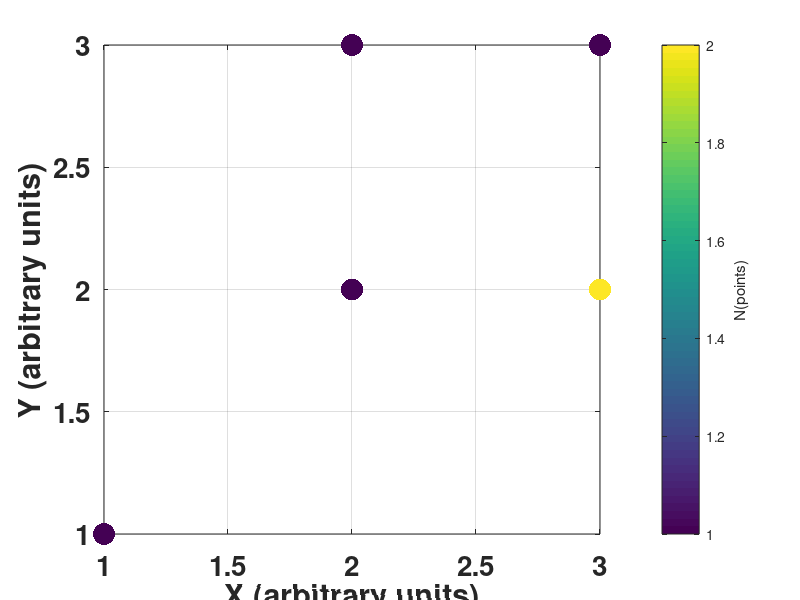

Recreate this plot in MATLAB. (Note: this script raises an error after producing the figure.)
%% Do some synthetic inversions to solve least-squares under different conditions
clear; close all; clc;

Synthetic_x = [1 2 2 3 3 3];
Synthetic_y = [1 2 3 3 2 2];
% the last three data points are the ones that are outliers.
% Also, the last two data points are duplicates. 

% Make G Matrix. 
for ijk = 1:length(Synthetic_x)
    currx=Synthetic_x(ijk);
G(ijk,:) = [currx 1];
end

%% Now, run the inversion with different covariance matrices!
Cd = zeros([length(Synthetic_y) length(Synthetic_y)]);

% Case with only diagonal weighting
Cd_diagonal_allequalweight = Cd+eye(size(Cd));
We=inv(Cd_diagonal_allequalweight);
m_diagonal_allequalweight = inv(G'*We*G)*G'*We*Synthetic_y';
dpred_diagonal_allequalweight = G*m_diagonal_allequalweight;


% Case with only diagonal weighting, but alternate terms weighted less
Cd_diagonal_unequalweight = Cd+eye(size(Cd));
Cd_diagonal_unequalweight(5,5) = (2);
Cd_diagonal_unequalweight(6,6) = (2);
We=inv(Cd_diagonal_unequalweight);
m_diagonal_unequalweight = inv(G'*We*G)*G'*We*Synthetic_y';
dpred_diagonal_unequalweight = G*m_diagonal_unequalweight;

% Case with only off-diagonal information. 
Cd_offdiagonal = Cd+eye(size(Cd));
Cd_offdiagonal(5,6) = 1;
%Cd_offdiagonal(6,5) = 2;
We=inv(Cd_offdiagonal);
m_offdiagonal =  inv(G'*We*G)*G'*We*Synthetic_y';
dpred_offdiagonal = G*m_offdiagonal;



%%%%%%%%%%%%%%%%%%%%%%%%%%%%%%%%%%%%%%%%%%%%%%%
%%%%%%%%%%%%%%%%%%%%%%%%%%%%%%%%%%%%%%%%%%%%%%%
%%% plotting below here
for ijk = 1:length(Synthetic_x)
currx =Synthetic_x(ijk);
curry =Synthetic_y(ijk);
idx = find(Synthetic_x == currx & Synthetic_y == curry);
if ijk == 1
p1=scatter(currx,curry,250,length(idx),'filled');
else
scatter(currx,curry,250,length(idx),'filled');
end
hold on
end
barbar=colorbar;
xlabel('X (arbitrary units)')
ylabel('Y (arbitrary units)')
ylabel(barbar,'N(points)')
set(gca,'fontsize',20,'fontweight','bold')
grid on; box on;
barbar.Ticks = [1 2]
p2=plot(Synthetic_x,dpred_diagonal_allequalweight,'linewidth',4)
p3=plot(Synthetic_x,dpred_diagonal_unequalweight,'linewidth',4)
p4=plot(Synthetic_x,dpred_offdiagonal,'linewidth',4,'linestyle','--')

legend([p1 p2 p3 p4],'Raw Data','Constant Diagonal Covariance Matrix',...
    'Diagonal Covariance Matrix Terms Upweighted 2x',...
    'Constant Diagonal Terms, NonZero Off-diagonal Term','location','south')


colormap(parula(2))
set(gcf,'position',[228 246 751 579])
saveas(gcf,'Demo_Impact_Different_CovMatrix.jpg')
saveas(gcf,'Demo_Impact_Different_CovMatrix.png')